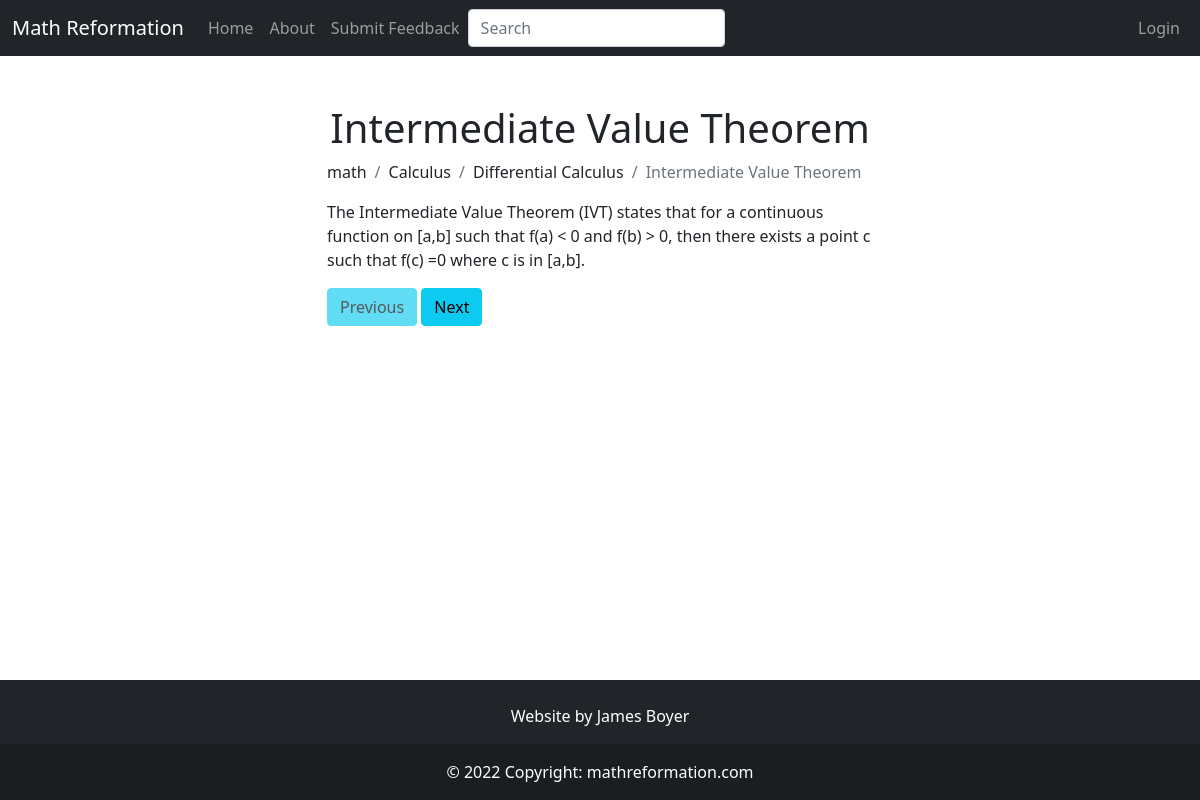
The app's page /article/intermediate_value_theorem, older data.
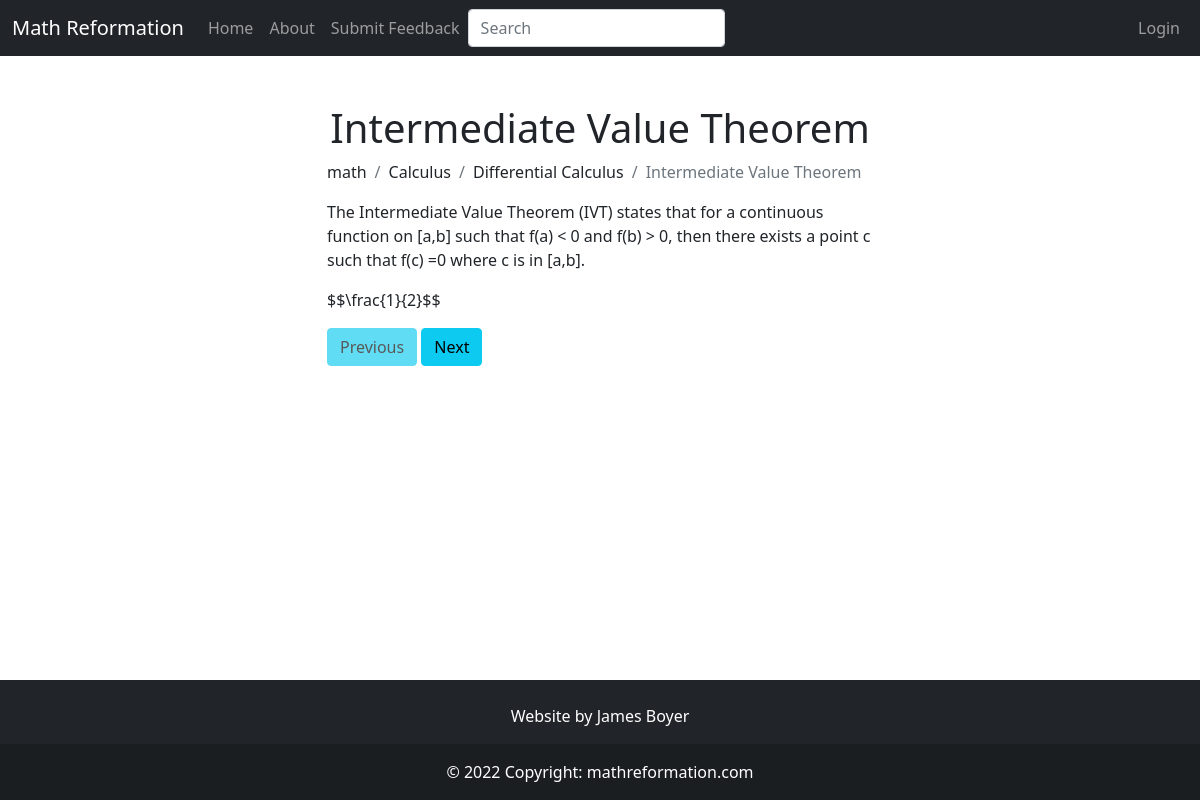
The same page, newer data.
### app/models.py (models this page shows, shortened)
class SearchableMixin(object):
    @classmethod
    def search(cls, expression, page, per_page):
        ids, scores, total = query_index(cls.__tablename__, expression, page, per_page)
        if total == 0:
            return cls.query.filter_by(id=0), [], 0
        when = []
        for i in range(len(ids)):
            when.append((ids[i], i))
        return cls.query.filter(cls.id.in_(ids)).order_by( db.case(when, value=cls.id)), scores, total

class Article(SearchableMixin, db.Model):
    __searchable__ = ["body_main", "name"]
    id = db.Column(db.Integer, primary_key=True)
    name = db.Column(db.String(64), index=True, unique=True)
    path = db.Column(db.String(50), unique=True)
    date_added = db.Column(db.DateTime, nullable=False,
        default=datetime.utcnow)
    categories = db.relationship('Category', secondary = article_categories_table,
                                 backref=db.backref('articles', lazy=True), lazy=True)
    body_main = db.Column(db.String(), index=True)
    body_draft = db.Column(db.String(), index=True)
    is_visible = db.Column(db.Boolean())
    header = db.Column(db.String(), index=True)
    user_id = db.Column(db.Integer, db.ForeignKey('user.id'))
    order = db.Column(db.Integer())
    def next_sibling(self):
        secondary_category = self.categories[0]
        siblings = secondary_category.ordered_articles()
        num_siblings = len(siblings)
        idx = np.where(siblings == self)[0][0]
        if idx + 2 > num_siblings:
            return None
        else:
            return siblings[idx + 1]
    def prev_sibling(self):
        secondary_category = self.categories[0]
        siblings = secondary_category.ordered_articles()
        idx = np.where(siblings == self)[0][0]
        if idx == 0:
            return None
        else:
            return siblings[idx - 1]

class Category(SearchableMixin, db.Model):
    __searchable__ = ["body_main", "name"]
    id = db.Column(db.Integer, primary_key=True)
    name = db.Column(db.String(50), nullable=False, unique=True)
    path = db.Column(db.String(50), unique=True)
    body_main = db.Column(db.String(), index=True)
    body_draft = db.Column(db.String(), index=True)
    header = db.Column(db.String(), index=True)
    category_type = db.Column(db.String(15))
    order = db.Column(db.Integer())
    is_visible = db.Column(db.Boolean())
    parents = db.relationship('Category',secondary=parent_child_table,
        primaryjoin=id == parent_child_table.c.ChildId,
        secondaryjoin=id == parent_child_table.c.ParentId,
        backref= db.backref('children'))
    def ordered_children(self):
        children = np.array(self.children)
        children_idx = np.array([child.order if child.order else 1 for child in children])
        sorted_children_idx = np.argsort(children_idx)
        return children[sorted_children_idx]
    def ordered_articles(self):
        articles = np.array(self.articles)
        articles_idx = np.array([article.order if article.order else 1 for article in articles])
        sorted_articles_idx = np.argsort(articles_idx)
        return articles[sorted_articles_idx]
    def prev_sibling(self):
        if self.category_type == "root":
            return None
        parent = self.parents[0]
        siblings = parent.ordered_children()
        idx = np.where(siblings == self)[0][0]
        if idx == 0:
            return None
        else:
            return siblings[idx - 1]

### app/main/routes.py (the view, shortened to what this page needs)
@bp.route("/article/<path>", methods=["POST", "GET"])
def article_page(path):
    form = SaveForm()
    article = db.first_or_404(Article.query.filter_by(path=path))
    article_next_sibling = article.next_sibling()
    if article_next_sibling:
        next_page_url = url_for('main.article_page', path=article_next_sibling.path)
        next_page_name = article_next_sibling.name
    article_prev_sibling = article.prev_sibling()
    if article_prev_sibling:
        prev_page_url = url_for('main.article_page', path=article_prev_sibling.path)
        prev_page_name = article_prev_sibling.name
    else:
        category_prev_sibling = article.categories[0].prev_sibling()
        if category_prev_sibling:
            prev_page_url = url_for('main.category_page', path=category_prev_sibling.path)
            prev_page_name = category_prev_sibling.name
        else:
            prev_page_url = None
            prev_page_name = None
    if current_user.is_authenticated:
        user = User.query.get(current_user.get_id())
        if user.has_saved_article(article):
            form.submit.label.text = "Unsave Article"
        else:
            form.submit.label.text = "Save Article"
    else:
        user = None
    content = {}
    content["article"] = article
    content["form"] = form
    content["user"] = user
    content["prev_page_url"] = prev_page_url
    content["next_page_url"] = next_page_url
    content["prev_page_name"] = prev_page_name
    content["next_page_name"] = next_page_name
    return render_template('main/article.html', **content, title=article.name)

### app/main/forms.py
class SearchForm(FlaskForm):
    q = StringField("Search", validators=[DataRequired()])
    def __init__(self, *args, **kwargs):
        if 'formdata' not in kwargs:
            kwargs['formdata'] = request.args
        if 'csrf_enabled' not in kwargs:
            kwargs['csrf_enabled'] = False
        super(SearchForm, self).__init__(*args, **kwargs)

class SaveForm(FlaskForm):
    submit = SubmitField("Submit")

### MathReformationWebsite.py (called while the page is built)
@app.context_processor
def add_imports():
    return dict(admin_permission=admin_permission)

### app/main/routes.py (called while the page is built)
@bp.before_app_request
def before_request():
    g.search_form = SearchForm(meta={'csrf': False})

@bp.context_processor
def add_imports():
    return dict(admin_permission=admin_permission)

### app/templates/main/article.html (shortened to what this page needs)
{% extends "base.html" %}
{% block content %}
<h1 class="text-center">{{ article.name }}</h1>
<ul class="breadcrumb">
    <li class="breadcrumb-item">
        <a href="{{ url_for('main.category_page', path=article.categories[0].parents[0].parents[0].path) }}">
            {{ article.categories[0].parents[0].parents[0].name }}
        </a>
    </li>
    <li class="breadcrumb-item">
        <a href="{{ url_for('main.category_page', path=article.categories[0].parents[0].path) }}">
            {{ article.categories[0].parents[0].name }}
        </a>
    </li>
    <li class="breadcrumb-item">
        <a href="{{ url_for('main.category_page', path=article.categories[0].path) }}">
            {{ article.categories[0].name }}
        </a>
    </li>
    <li class="breadcrumb-item active">{{ article.name }}</li>
</ul>
{{ article.body_main | safe }}
{% if prev_page_url %}
<a href="{{ prev_page_url }}" class="btn btn-info" role="button">Previous</a>
{% else %}
<a href="#" class="btn btn-info disabled" role="button">Previous</a>
{% endif %}
{% if next_page_url %}
<a href="{{ next_page_url }}" class="btn btn-info" role="button">Next</a>
{% else %}
<a href="#" class="btn btn-info disabled" role="button">Next</a>
{% endif %}
{% endblock %}

### app/templates/base.html (shortened to what this page needs)
<!DOCTYPE html>
<html lang="en">
    <head>
        <link href="https://cdn.jsdelivr.net/npm/bootstrap@5.0.2/dist/css/bootstrap.min.css" rel="stylesheet">
        <link rel="stylesheet" href="{{ url_for('static', filename='style.css') }}">
    </head>
    <body class="d-flex flex-column min-vh-100">
        <nav class="navbar navbar-expand-md bg-dark navbar-dark sticky-top">
            <div class="container-fluid">
                <a class="navbar-brand">Math Reformation</a>
                <div class="collapse navbar-collapse" id="collapsibleNavbar">
                    <ul class="navbar-nav">
                        <li class="nav-item">
                            <a class="nav-link" href="{{ url_for('main.index')}}">Home</a>
                        </li>
                        <li class="nav-item">
                            <a class="nav-link" href="{{ url_for('main.about')}}">About</a>
                        </li>
                        <li class="nav-item">
                            <a class="nav-link" href="{{ url_for('main.feedback')}}">Submit Feedback</a>
                        </li>
                    </ul>
                    {% if g.search_form %}
                    <form class="navbar-form navbar-left" method="get" action="{{ url_for('main.search') }}">
                        <div class="form-group">
                            {{ g.search_form.q(size=20, class='form-control',placeholder=g.search_form.q.label.text) }}
                        </div>
                    </form>
                    {% endif %}
                    <ul class="navbar-nav ms-auto">
                        {% if current_user.is_anonymous %}
                        <li class="nav-item">
                            <a class="nav-link" href="{{ url_for('auth.login') }}">Login</a>
                        </li>
                        {% endif %}
                    </ul>
                </div>
            </div>
        </nav>
        <div class="wrapper flex-grow-1">
            <div class="container mt-5">
                <div class="row">
                    <div class="col-md-3"></div>
                    <div class="col-md-6">
                        {% block content %}
                        {% endblock %}
                    </div>
                    <div class="col-md-3"></div>
                </div>
            </div>
        </div>
        <footer class="bg-dark text-center text-white">
            <div class="container p-4 pb-0">
                <section class="mb-2">
                    <p>Website by James Boyer</p>
                </section>
            </div>
            <div class="text-center p-3" style="background-color: rgba(0, 0, 0, 0.2);">
                © 2022 Copyright:
                <a class="text-white" href="mathreformation.com">mathreformation.com</a>
            </div>
        </footer>
    </body>
</html>

### app/static/style.css (style rules this page uses)
a { all: unset; }

Row changes from the older to the newer data that the page shows:
changed Article "Intermediate Value Theorem": body_main "…c is in [a,b]." → "…c is in [a,b]. $$\\frac{1}{2}$$"
